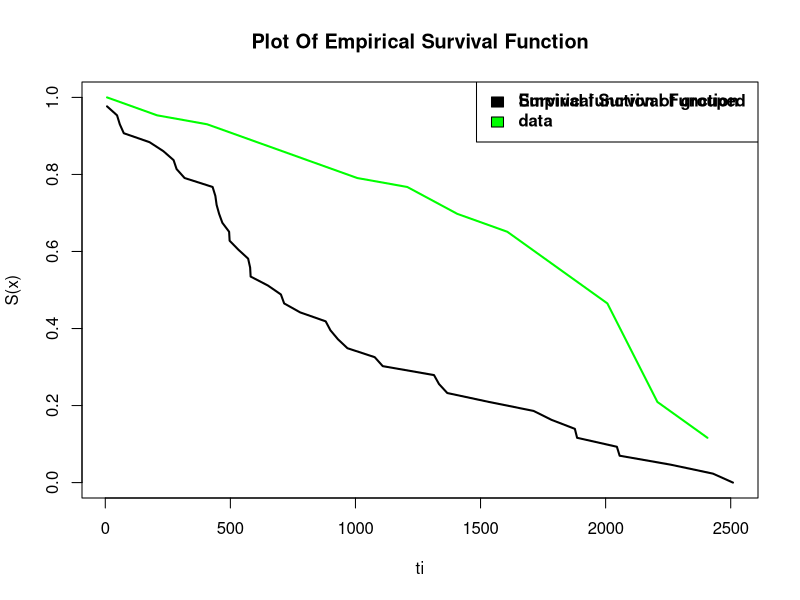
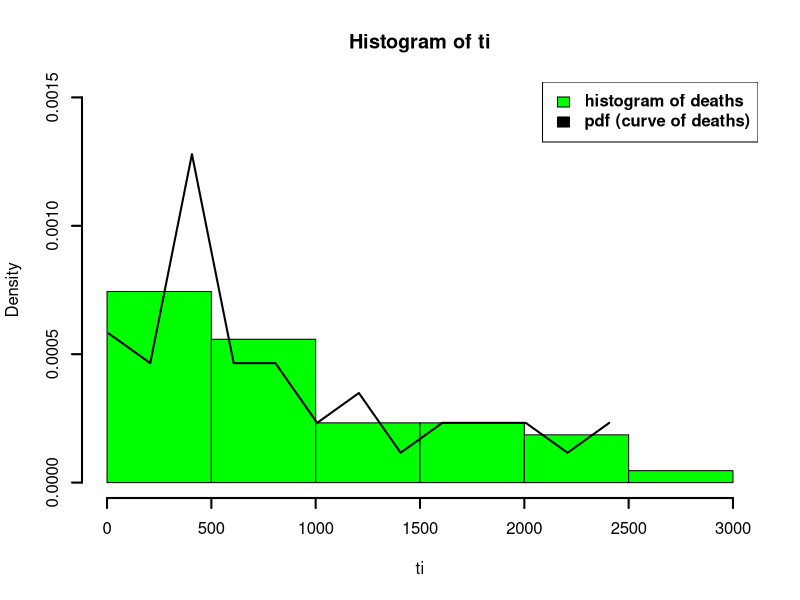

These charts were generated, in order, by the following R code:
rm(list=ls())
ti = c(7, 47, 58, 74, 177, 232, 273, 285, 317, 429, 440, 445, 455, 468, 495, 497, 532, 571,579, 581 ,650, 702, 715, 779, 881, 900,930, 968, 1077, 1109, 1314, 1334, 1367, 1534,1712, 1784, 1877, 1886, 2045, 2056, 2260, 2429, 2509)
di = table(ti)
N = length(ti)
cum_sum_di = cumsum(di)
cum_sum_survivors = (N - cum_sum_di)
Emp_Surv_Fun = cum_sum_survivors/N
Emp_Surv_Fun =as.vector(Emp_Surv_Fun)
data.frame(ti,Emp_Surv_Fun)
Range = round(range(ti))
hi =200 #interval of Age
Intervals = seq(Range[1],Range[2],by=hi)
Intervals = c(Intervals,2607)
ti_as_interval = cut(ti,Intervals,right = F)
ti_Interval = levels(ti_as_interval)
ti_Freq = table(ti_as_interval)
di = as.vector(ti_Freq)
Ni = sort(cumsum(di),decreasing = T)
qi = di/Ni
pi = 1-qi
Pi = Ni/N
f_ti_star = di/(hi*N) #curve of deaths
data.frame(ti_Interval,di,Ni,qi,pi,Pi,f_ti_star)
Intervals = Intervals[1:(length(Intervals)-1)]
plot(ti,Emp_Surv_Fun,type = "l",
 main = paste("Plot Of Empirical Survival Function"),xlab="ti",ylab="S(x)",ylim = 
c(0,1),col="black",lwd=2)
lines(Intervals,Pi,type = "l",
 main = paste("Plot Of Pi"),xlab="Ages",ylab="Pi",col="green",lwd=2)
#Drawing The Legend
legend("topright",legend=c(expression(bold("Empirical Survival Function")),
 expression(bold("Survival function of grouped 
data"))),fill=c("black","green"))
#Plot of force of mortality
hist(ti,xlab="ti",lwd=2,probability = T,ylim=c(0,0.0015),col="green")
lines(Intervals,f_ti_star,type = "l",
 main = paste("Plot Of f_ti_star"),xlab="ti",ylab="f_ti_star",col="black",lwd=2)
legend("topright",legend=c(expression(bold("histogram of deaths")),
 expression(bold("pdf (curve of deaths)"))),fill=c("green","black"))